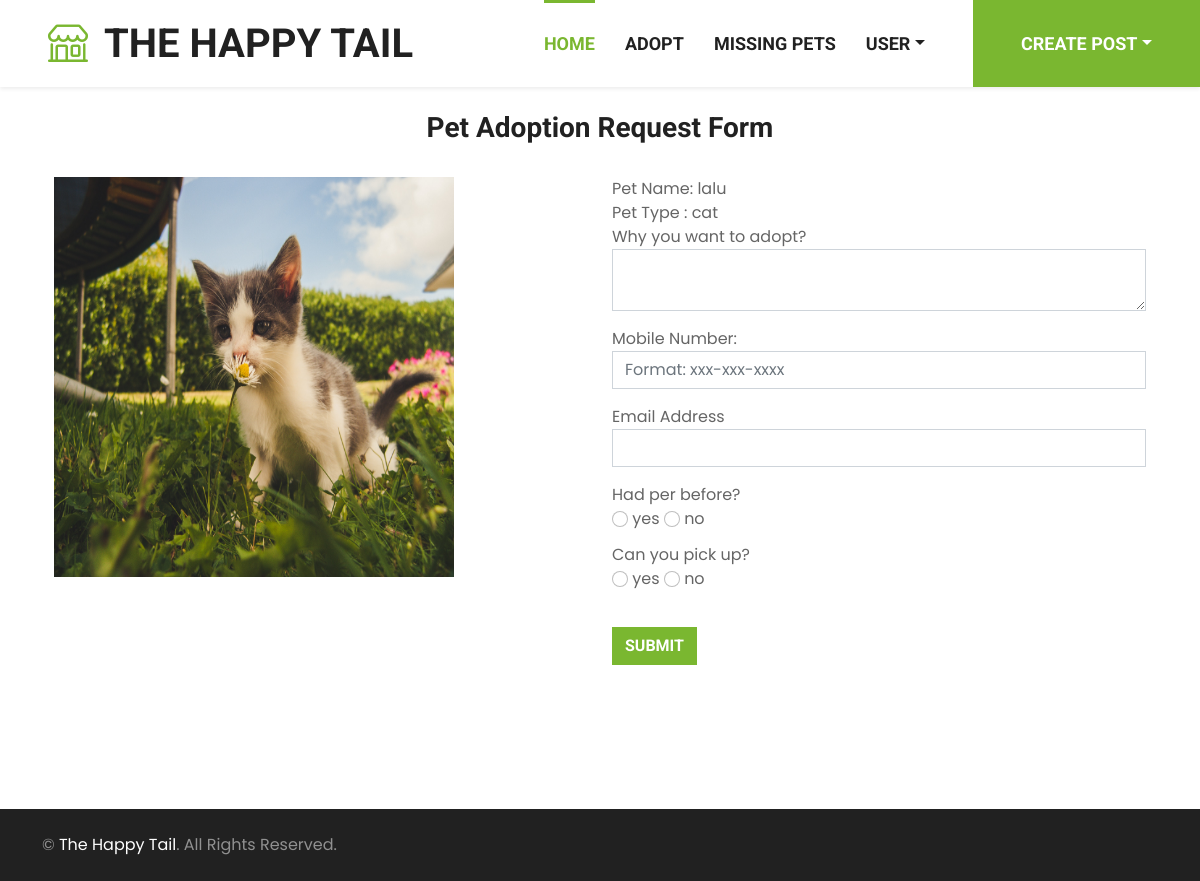
/post/1/request-pet-adoption/ (signed in), run on the app's committed database.
### post/models.py (models this page shows, shortened)
class Post(models.Model):
    user = models.ForeignKey(CustomUser, on_delete=models.CASCADE, null=True, default=None)
    PET_TYPE_CHOICES = [
        ('cat', 'Cat'),
        ('dog', 'Dog'),
        ('bird', 'Bird'),
        ('other', 'Other'),
    ]
    pet_name = models.CharField(max_length=255)
    pet_type = models.CharField(max_length=10, choices=PET_TYPE_CHOICES)
    pet_breed = models.CharField(max_length=255, null=True, blank=True)
    pet_description = models.TextField(null=True,blank=True)
    pet_image = models.ImageField(upload_to='static/img/pet', null=True, blank=True)
    pet_vaccinated = models.BooleanField(null=True, blank=True)
    pet_colour = models.CharField(max_length=20, null=True, blank=True)
    pet_gender = models.CharField(max_length=20, null=True, blank=True)
    pet_location = models.CharField(max_length=255,null=True, blank=True)
    pet_mobile = models.CharField(max_length=20)
    created_at = models.DateTimeField(auto_now_add=True)
    updated_at = models.DateTimeField(auto_now=True)
    pet_age = models.IntegerField(null=True, default=0)
    class Meta:
        abstract = True

class AdoptionPost(Post):
    pet_food = models.CharField(max_length=255, null=True, blank=True)
    pet_behaviour = models.CharField(max_length=255, null=True, blank=True)
    pet_physicalcondition = models.CharField(max_length=255, null=True, blank=True)
    pet_availability = models.BooleanField(default=True)

### post/views.py (the view, shortened to what this page needs)
# urls.py: path('<int:pk>/request-pet-adoption/', make_adoption_request, name='make_adoption_request'),
@login_required
def make_adoption_request(request,pk):
    email = request.user.username
    creator = CustomUser.objects.get(email=email)
    pet=AdoptionPost.objects.get(pk=pk)
    posted_by=pet.user_id
    context={'pet':pet}
    return render(request, 'make_adoption_request.html',context)

### templates/make_adoption_request.html (shortened to what this page needs)
<!DOCTYPE html>
<html>
{% include 'navbar.html' %}
{% load static %}
<link href="{% static 'css/custom.css' %}" rel="stylesheet">
<body>
<br/>
<div class="container">
    <h3 class="text-center">Pet Adoption Request Form</h3> <br/>
    <form class="adoption" method="POST" action="">
        <div class="container">
          <div class="row">
            <div class="col">
              <img style="width: 400px; height: 400px;" src="/{{ pet.pet_image }}" />
            </div>
            <div class="col">
              <label>Pet Name: {{pet.pet_name}}</label><br/>
              <label>Pet Type : {{pet.pet_type}}</label><br/>
              <label for="reason">Why you want to adopt?</label>
              <textarea class="form-control" id="reason" name="reason" ></textarea>
              <label for="mobile">Mobile Number:</label>
              <input type="tel" class="form-control" id="mobile" name="mobile" pattern="01[3-9][0-9]{8}" placeholder="Format: xxx-xxx-xxxx" required>
              <label for="requester_email">Email Address</label>
              <input type="text" class="form-control" id="requester_email" name="requester_email" >
              <label for="had_pet">Had per before?</label><br/>
              <input class="form-check-input position-static" type="radio" name="had_pet" id="had_pet_true" value="1">
              <label class="form-check-label" for="had_pet_true">yes</label>
              <input class="form-check-input position-static" type="radio" name="had_pet" id="had_pet_false" value="0">
              <label class="form-check-label" for="had_pet_false">no</label><br/>
              <label for="can_pick_up">Can you pick up?</label><br/>
              <input class="form-check-input position-static" type="radio" name="can_pick_up" id="can_pick_up_true" value="1">
              <label class="form-check-label" for="can_pick_up_true">yes</label>
              <input class="form-check-input position-static" type="radio" name="can_pick_up" id="can_pick_up_false" value="0">
              <label class="form-check-label" for="can_pick_up_false">no</label><br/><br/>
              <button type="submit" class="btn btn-primary">Submit</button>
            </div>
          </div>
        </div>
    </form>
</div>
  <br><br><br><br>
</body>
{% include 'footer.html' %}
</html>

### static/css/style.css (style rules this page uses)
:root { --primary: #7AB730; --secondary: #FFD33C; --light: #F3F3F3; --dark: #212121; }
.btn { font-family: 'Roboto', sans-serif; text-transform: uppercase; font-weight: 700; transition: .5s; }
.btn-primary { color: #FFFFFF; }

### static/css/custom.css (style rules this page uses)
.adoption input,textarea { margin-bottom: 1rem; }

### data on the page
AdoptionPost: pet_image (picture), pet_name "lalu", pet_type "cat"
